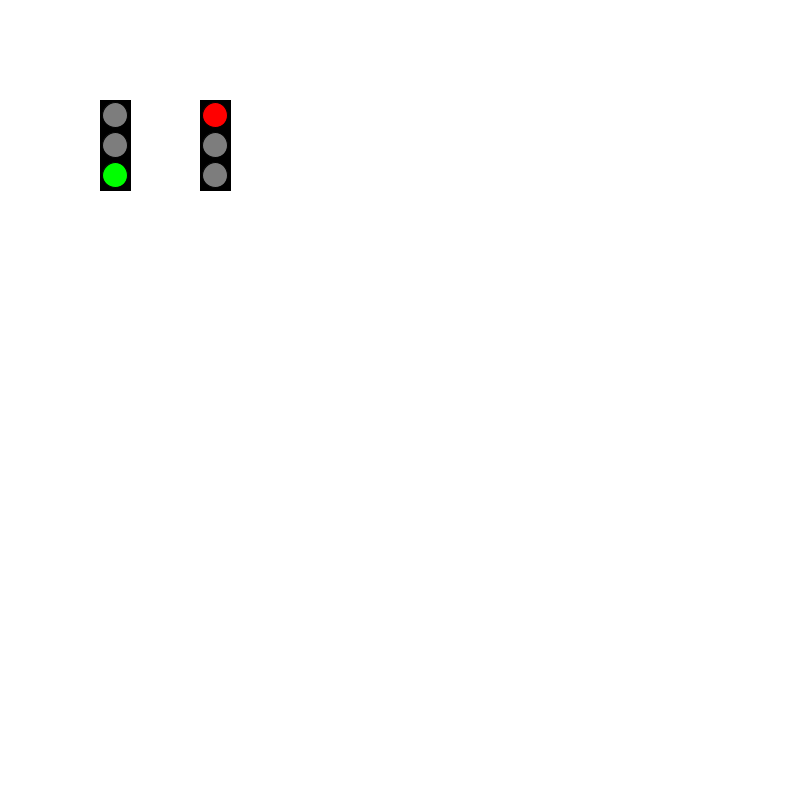
Frame 1 (no input)
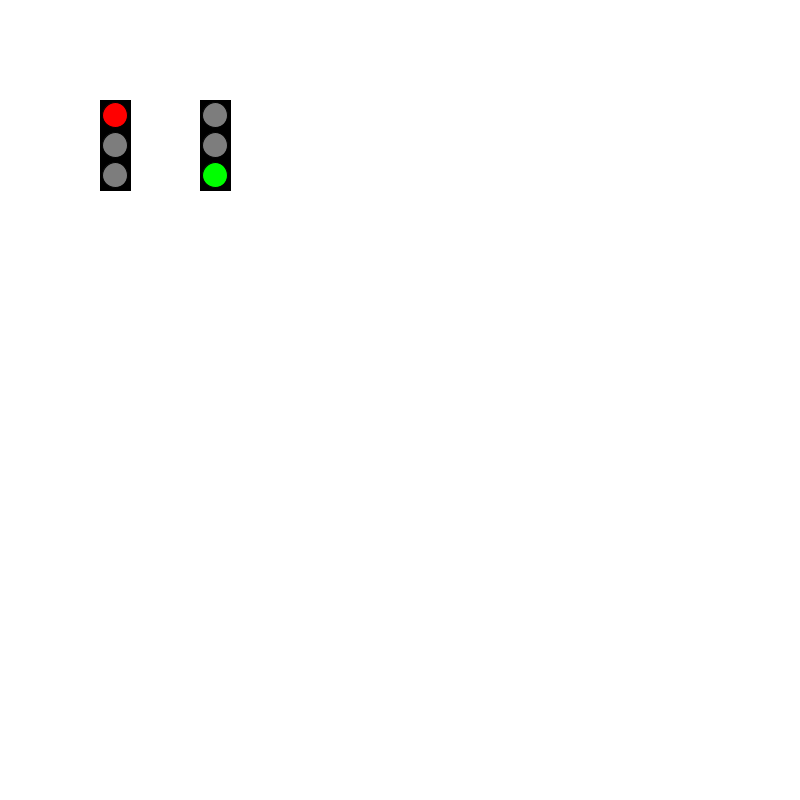
Frame 60 (the mouse pressed at the canvas centre just before this capture)
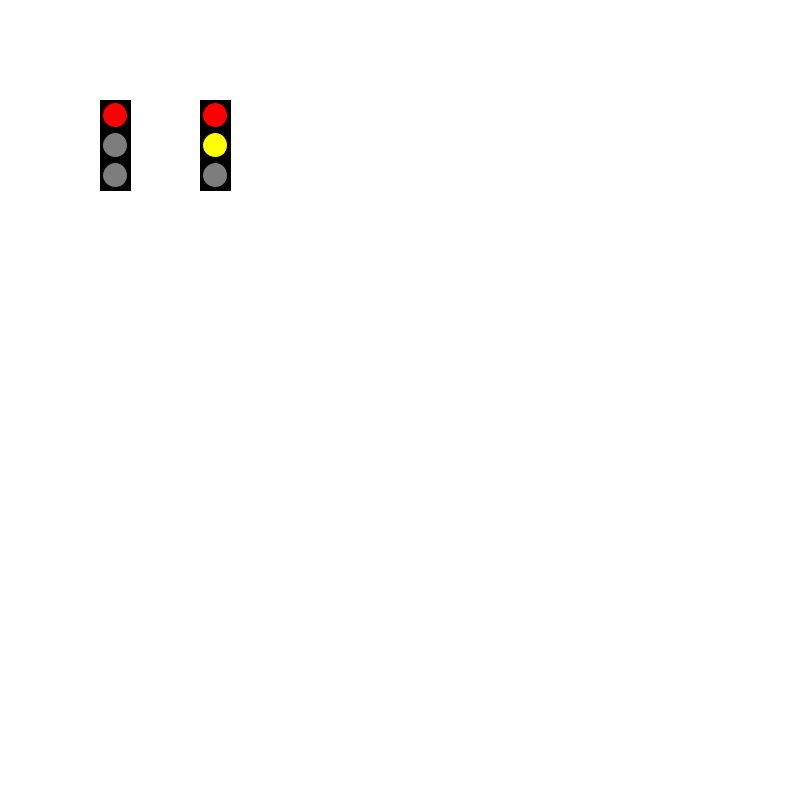
Frame 120 (the mouse held since frame 60 and released just before this capture)

The Processing sketch that drew these frames (run headless with seeded random() and noise(); from frame 60 on, the mouse is pressed at the canvas centre):

// Processing sketch: Lyskryds_A_v2
// ── Lyskryds_A_v2.pde
Trafik0 t1, t2; //t3, t4
//Trafik1 t2;

void setup() {
  size (800, 800);

  // draw looper 60 gange og i vil ikke oprette variabler så mange gange. 
  t1 = new Trafik0(100, 100);
  t1.setState(0);

  t2 = new Trafik0(200, 100);
  t2.setState(8);
  //t2 = new Trafik1(200, 100);
  //t3 = new Trafik0(300,100);
  //t4 = new Trafik0(400,100);
}
void draw() {
  background (255); // tagn forfra hver gang draw looper
  t1.drawTrafik0();
  t2.drawTrafik0();
  //t3.drawTrafik0();
  //t4.drawTrafik0();

  print(t1.getState()+" ");
  println(t2.getState());

  if (t1.getState()<15) {
    t1.setState(t1.getState()+1);
    //t3.setState(t3.getState()+1);
  } else {
    t1.setState(0);
  }
  
  if (t2.getState()<15) { 
    t2.setState(t2.getState()+1);
  } else {
    t2.setState(0);
  }
  delay(300);
}

// ── Trafiklys.pde
class Trafik0 {

  int xpos, ypos;
  int lengde =30; //
  int hoejde = 90;
  int state; // er lyset rød eller grøn

  // konstruktøren
  Trafik0(int xpos, int ypos) {
    this.xpos = xpos;
    this.ypos = ypos;
  }

  //metoder
  int getState() {
    return state;
  }


  void drawTrafik0() {
    pushMatrix();
    translate(xpos, ypos);
    fill(0);
    rect(0, 0, lengde, hoejde);

    switch(state)
    {
    case 0: 
      groen();
      break;
    case 1:
      groen();
      break;
    case 2: 
      groen();
      break;
    case 3:
      groen();
      break;
    case 4:
      groen();
      break;
    case 5:
      gul();
      break;
    case 6:
      roed();
      break;
    case 7:
      roed();
      break;
    case 8:
      roed();
      break;
    case 9:
      roed();
      break;
    case 10:
      roed();
      break;
    case 11:
      roed();
      break;
    case 12:
      roed();
      break;
    case 13:
      roed();
      break;
    case 14:
      roed();
      break;
    case 15:
      roedgul();
      break;
    }
    popMatrix();
  }


  void setState(int state) {
    this.state=state;
  }


  void roed() {
    fill(255, 0, 0);
    circle(15, 15, 25);
    fill(125);
    circle(15, 45, 25);
    circle(15, 75, 25);
  }

  void groen() {
    fill(125);
    circle(15, 15, 25);
    circle(15, 45, 25);
    fill(0, 255, 0);
    circle(15, 75, 25);
  }

  void roedgul() {
    fill(255, 0, 0);
    circle(15, 15, 25);
    fill(255, 255, 0);
    circle(15, 45, 25);
    fill(125);
    circle(15, 75, 25);
  }

  void gul() {
    fill(125);
    circle(15, 15, 25);
    fill(255, 255, 0);
    circle(15, 45, 25);
    fill(125);  
    circle(15, 75, 25);
  }
}

class Trafik1 {

  int apos, bpos;
  int lengde =30; //
  int hoejde = 90;
  int state; // er lyset rød eller grøn

  // konstruktøren
  Trafik1(int apos, int bpos) {
    this.apos = apos;
    this.bpos = bpos;
  }

  //metoder
  int getState() {
    return state;
  }


  void drawTrafik1() {
    pushMatrix();
    translate(apos, bpos);
    fill(0);
    rect(0, 0, lengde, hoejde);

    switch(state)
    {
    case 0: 
      groen();
      break;
    case 1:
      groen();
      break;
    case 2: 
      groen();
      break;
    case 3:
      groen();
      break;
    case 4:
      groen();
      break;
    case 5:
      gul();
      break;
    case 6:
      roed();
      break;
    case 7:
      roed();
      break;
    case 8:
      roed();
      break;
    case 9:
      roed();
      break;
    case 10:
      roed();
      break;
    case 11:
      roed();
      break;
    case 12:
      roed();
      break;
    case 13:
      roed();
      break;
    case 14:
      roed();
      break;
    case 15:
      roedgul();
      break;
    }
    popMatrix();
  }


  void setState(int state) {
    this.state=state;
  }


  void roed() {
    fill(255, 0, 0);
    circle(15, 15, 25);
    fill(125);
    circle(15, 45, 25);
    circle(15, 75, 25);
  }

  void groen() {
    fill(125);
    circle(15, 15, 25);
    circle(15, 45, 25);
    fill(0, 255, 0);
    circle(15, 75, 25);
  }

  void roedgul() {
    fill(255, 0, 0);
    circle(15, 15, 25);
    fill(255, 255, 0);
    circle(15, 45, 25);
    fill(125);
    circle(15, 75, 25);
  }

  void gul() {
    fill(125);
    circle(15, 15, 25);
    fill(255, 255, 0);
    circle(15, 45, 25);
    fill(125);  
    circle(15, 75, 25);
  }
}
